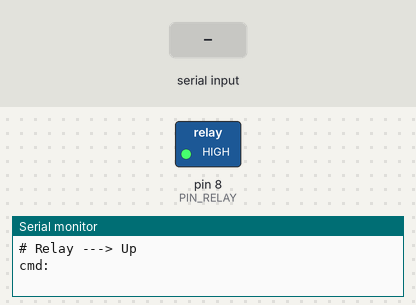
This sketch was run on a simulated Arduino Uno, built with avr-gcc and run on an emulated ATmega328P. Shown: switched loads named in the sketch (green lamp = pin HIGH), the last lines printed to the serial monitor. Inputs (shaded band) come from the test bench.

Above: at 1.2 s.
1.3 s: "down\n" received over Serial
At 3.2 s:
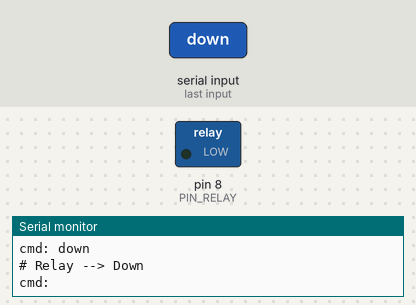
3.5 s: byte 10 ('\n') received over Serial
5.5 s: "up\n" received over Serial
7.5 s: "reset\n" received over Serial
Timing chart, 0 to 14.5 s (numbered marks = the images above; inputs shaded):
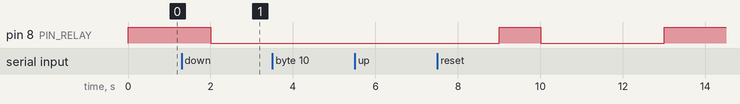

The sketch:

serial_relay_control.ino
```cpp
#define PIN_RELAY 8
#define PIN_IN 2
#define PIN_OUT 3
String cmd = "";
String relay_status = "up";
boolean stringComplete = false;

void setup() {
	pinMode(PIN_RELAY, OUTPUT);
	digitalWrite(PIN_RELAY, HIGH);
	Serial.begin(115200);
	Serial.println("# Relay ---> Up");
	Serial.print("\ncmd: ");
}

void loop() {
	read_serial();
	if (stringComplete) {
		if (cmd == "up") {
			if (relay_status == "up") {
				Serial.println("# Error: Relay was up already!!!");
				goto out;
			}
			Serial.println("# Please wait 3 secs");
			delay(3000);
			Serial.println("# Relay --> Up");
			digitalWrite(PIN_RELAY, HIGH);
			relay_status = "Up";

		} else if (cmd == "down") {
			if (relay_status == "down") {
				Serial.println("Error: Relay was down already!!!");
				goto out;
			}
			Serial.println("# Relay --> Down");
			digitalWrite(PIN_RELAY, LOW);
			relay_status = "Down";

		} else if (cmd == "reset") {
			Serial.println("# Relay --> Down");
			Serial.println("# Please wait 3 secs");
			digitalWrite(PIN_RELAY, LOW);
			relay_status = "Down";
			delay(3000);
			Serial.println("# Relay --> Up");
			digitalWrite(PIN_RELAY, HIGH);
			relay_status = "Up";

		} else if (cmd == "status") {
			Serial.println("# Relay status: " + relay_status);

		} else if (cmd == "help" || cmd == "?") {
			Serial.println("up:\tSet relay up");
			Serial.println("down:\tSet relay down");
			Serial.println("reset:\tSet relay down and set up after 3 secs");
			Serial.println("status:\tShow relay status");
			Serial.println("help:\tShow this page");

		} else {
			Serial.println("Error command!!!");
		}
out:
		cmd = "";
		stringComplete = false;
		Serial.print("\ncmd: ");
	}

	delay(1000);
}

void read_serial() {
	while (Serial.available()) {
		char inChar = (char)Serial.read();
		if (inChar == '\n' || inChar == '\r') {
			stringComplete = true;
			Serial.println("");
			return;
		}
		Serial.print(inChar);
		cmd += inChar;
	}
}
```

Measured:
- after the input at 1.3 s, pin 8 (PIN_RELAY): HIGH → LOW after 0.70 s
